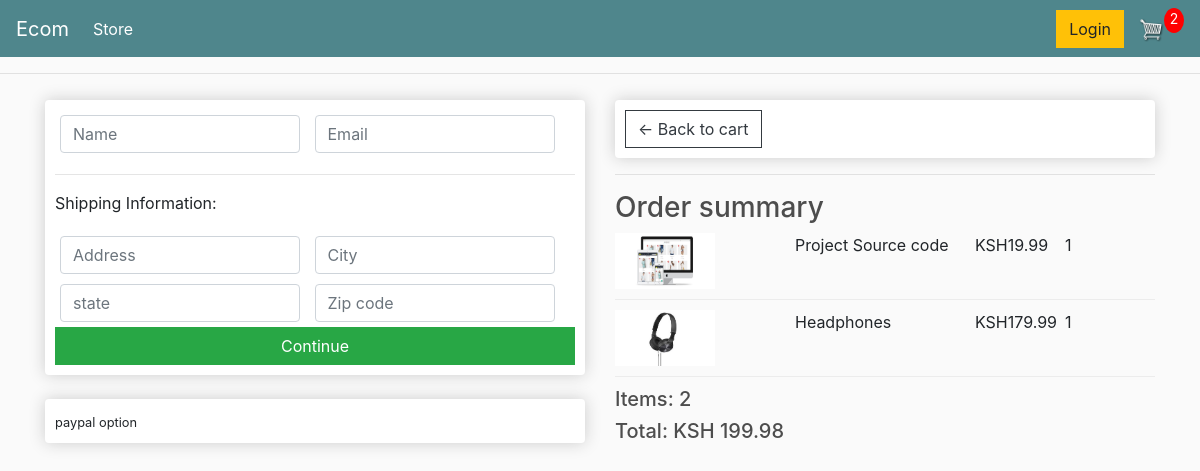
Screenshot of /checkout/ (signed in) with the database file from the repository.
### store/models.py (models this page shows, shortened)
class OrderItem(models.Model):
	product = models.ForeignKey(Product, on_delete=models.SET_NULL, null=True)
	order = models.ForeignKey(Order, on_delete=models.SET_NULL, null=True)
	quantity = models.IntegerField(default=0, null=True, blank=True)
	date_added = models.DateTimeField(auto_now_add=True)
	@property
	def get_total(self):
		total = self.product.price * self.quantity
		return total

class Product(models.Model):
	name = models.CharField(max_length=200)
	price = models.FloatField()
	digital = models.BooleanField(default=False,null=True, blank=True)
	image = models.ImageField(null=True, blank=True)
	@property
	def imageURL(self):
		try:
			url = self.image.url
		except:
			url = ''
		return url

class Order(models.Model):
	customer = models.ForeignKey(Customer, on_delete=models.SET_NULL, null=True, blank=True)
	date_ordered = models.DateTimeField(auto_now_add=True)
	complete = models.BooleanField(default=False)
	transaction_id = models.CharField(max_length=100, null=True)
	@property
	def get_cart_total(self):
		orderitems = self.orderitem_set.all()
		total = sum([item.get_total for item in orderitems])
		return total
	@property
	def get_cart_items(self):
		orderitems = self.orderitem_set.all()
		total = sum([item.quantity for item in orderitems])
		return total
	@property
	def shipping(self):
		shipping = False
		orderitems = self.orderitem_set.all()
		for i in orderitems:
			if i.product.digital == False:
				shipping = True
		return shipping

### store/views.py (the view)
# urls.py: path('checkout/', views.checkout, name="checkout"),
def checkout(request):
    if request.user.is_authenticated:
        customer = request.user.customer
        order, created = Order.objects.get_or_create(customer=customer, complete=False)
        items = order.orderitem_set.all()
        cartItems = order.get_cart_items
    else:
        items = []
        order = {'get_cart_total':0, 'get_cart_items':0, 'shipping':False}
        cartItems = order['get_cart_items']
    context = {'items' :items, 'order': order,'cartItems':cartItems}
    return render(request, 'store/checkout.html', context)

### store/templates/store/checkout.html (shortened to what this page needs)
{% extends 'store/main.html' %}
{% load static %}
{% block content %}
<div class="row">
    <div class="col-lg-6">
        <div class="box-element" id="form-wrapper">
            <form id="form">
                <div id="user-info">
                    <div class="form-field">
                        <input required class="form-control" type="text" name="name" placeholder="Name">
                    </div>
                    <div class="form-field">
                        <input required class="form-control" type="email" name="email" placeholder="Email">
                    </div>
                </div>
                <div id="shipping-info">
                    <hr>
                    <p>Shipping Information:</p>
                    <div class="form-field">
                        <input required class="form-control" type="text" name="address" placeholder="Address">
                    </div>
                    <div class="form-field">
                        <input required class="form-control" type="text" name="city" placeholder="City">
                    </div>
                    <div class="form-field">
                        <input required class="form-control" type="text" name="state" placeholder="state">
                    </div>
                    <div class="form-field">
                        <input required class="form-control" type="text" name="Zip code" placeholder="Zip code">
                    </div>
                </div>
                <input id="form-button" class="btn btn-success btn-block" type="submit" value="Continue">
        </div>
        <br>
        <div class="box-element" id="payment-info">
            <small>paypal option</small>
        </div>
    </div>
    <div class="col-lg-6">
        <div class="box-element" id="form-wrapper">
            <a class="btn btn-outline-dark" href="{% url 'cart' %}">&#x2190; Back to cart</a>
        </div>
        <hr>
        <h3>Order summary</h3>
        {% for item in items %}
        <div class="cart-row">
            <div style="flex: 2;"><img class="row-image" src="{{item.product.imageURL}}"> </div>
            <div style="flex: 2;">{{item.product.name}}</div>
            <div style="flex: 1;">KSH{{item.product.price|floatformat:2}}</div>
            <div style="flex: 1;">{{item.quantity}}</div>
        </div>
        {% endfor %}
        <h5>Items: {{order.get_cart_items}}</h5>
        <h5>Total: KSH {{order.get_cart_total|floatformat:2}}</h5>
    </div>
</div>
{% endblock content %}

### store/static/css/main.css (style rules this page uses)
body { background-color: hsl(0, 0%, 98%); }
h1,h2,h3,h4,h5,h6 { color:hsl(0, 0%, 30%); }
.box-element { box-shadow:hsl(0, 0%, 80%) 0 0 16px; background-color: #fff; border-radius: 4px; padding: 10px; }
.col-lg-4, .col-lg-6, .col-lg-8, .col-lg-12 { margin-top: 10px; }
.btn { border-radius: 0; }
.row-image { width: 100px; }
.form-field { width:250px; display: inline-block; padding: 5px; }
.cart-row { display: flex; align-items: flex-stretch; padding-bottom: 10px; margin-bottom: 10px; border-bottom: 1px solid #ececec; }

### rows the page displays
OrderItem: product.imageURL (picture), product.name "Project Source code", product.price "19.99", quantity "1"
OrderItem: product.imageURL (picture), product.name "Headphones", product.price "179.99", quantity "1"
Order: get_cart_items "2", get_cart_total "199.98"

### other values shown
{{ cartItems }} "2"
